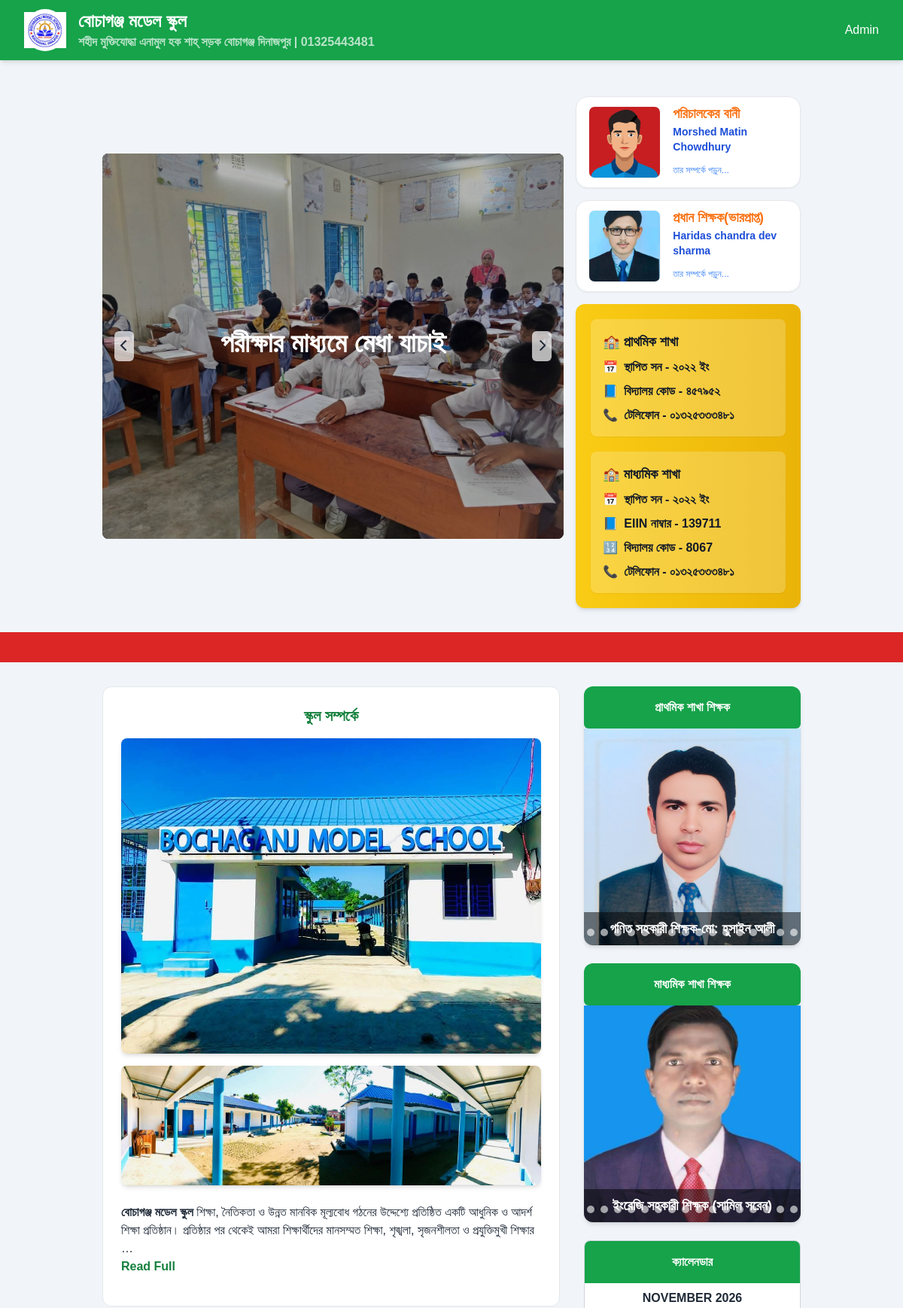
The page / (upper part) on the database its author committed.
### base/models.py (models this page shows, shortened)
class BaseModel(models.Model):
    created_at = models.DateTimeField(auto_now_add=True)
    updated_at = models.DateTimeField(auto_now=True)
    is_active = models.BooleanField(default=True)
    class Meta:
        abstract = True
        ordering = ['id']

class Info(BaseModel):
    name = models.CharField(max_length=500)
    address = models.CharField(max_length=500)
    phone = models.CharField(max_length=500)
    email = models.CharField(max_length=500)
    logo = models.FileField(upload_to='logo')
    about_school = CKEditor5Field()
    school_image = models.FileField()
    school_image_sec = models.FileField()

class Banner(BaseModel):
    file = models.FileField(upload_to="banner")
    text = models.CharField(max_length=500)

class Porichalok(BaseModel):
    name = models.CharField(max_length=500)
    text = CKEditor5Field()
    title = models.CharField(max_length=500)
    image = models.FileField(upload_to="teachers")

class HeadTeacher(BaseModel):
    name = models.CharField(max_length=500)
    text = CKEditor5Field()
    title = models.CharField(max_length=500)
    image = models.FileField(upload_to="teachers")

class Widget(BaseModel):
    title = models.CharField()
    image = models.FileField(upload_to='teachers')
    text = CKEditor5Field()

class MaddhomikTeacher(BaseModel):
    title = models.CharField()
    image = models.FileField(upload_to='teachers')
    text = CKEditor5Field()

### base/views.py (the view)
# urls.py: path('', home),
def home(r):
    notice = Notice.objects.all().order_by('-id')
    categories = Category.objects.prefetch_related('subcategories').all().order_by('id')
    context = {
        'notice' : notice,
        'categories': categories
    }
    return render(r, 'home.html', context)

### base/context_processors.py (called while the page is built)
def global_context(request):
    context = {}
    context['info'] = Info.objects.first()
    context['porichalok'] = Porichalok.objects.first()
    context['headteacher'] = HeadTeacher.objects.first()
    context['widgets'] = Widget.objects.all()
    context['b'] = Banner.objects.all()
    context['high_school_widgets'] = MaddhomikTeacher.objects.all()
    context['news'] = News.objects.first()
    context['gallery'] = Gellery.objects.all().order_by('-id')[:6]
    context['calender'] = Calender.objects.first()
    context['vids'] = Videos.objects.all().order_by('-id')[:4]
    context['activities'] = CurriculumActivity.objects.all()[:10]
    context['top_students'] = TopStudent.objects.all()[:10]
    return context

### template/home.html (shortened to what this page needs)
{% extends 'main.html' %}
{% block body %}
<div class="bg-white border border-grey-200 rounded-xl shadow-xs p-6 mb-8">
    <h2 class="text-xl text-center font-bold mb-4 text-green-700">স্কুল সম্পর্কে</h2>
    <div class="mb-6">
        <img src="{{info.school_image.url}}"
             alt="Bochaganj Model School Entrance"
             class="w-full h-auto rounded-lg shadow-md object-cover mb-4">
        <img src="{{info.school_image_sec.url}}"
             alt="Bochaganj Model School Entrance"
             class="w-full h-auto rounded-lg shadow-md object-cover">
    </div>
    <div>
        <p class="text-gray-600 leading-relaxed mb-4" id="aboutPreview">
            {{ info.about_school|safe|truncatewords:30 }}
        </p>
        <button id="readMoreBtn" class="text-green-700 font-semibold hover:text-green-800 transition mb-4">
            Read Full
        </button>
    </div>
</div>
</div>
{% endblock %}

### template/main.html (shortened to what this page needs)
<!DOCTYPE html>
<html lang="en">
<head>
<script src="https://cdn.tailwindcss.com/3.4.3"></script>
    <link rel="stylesheet" href="https://cdnjs.cloudflare.com/ajax/libs/font-awesome/6.4.0/css/all.min.css">
</head>
<body class="text-gray-800 bg-slate-100">
    <nav class="bg-green-600 sticky top-0 z-50 shadow-md">
        <div class="max-w-7xl mx-auto px-4 sm:px-6 lg:px-8">
            <div class="flex items-center justify-between h-20">
                <div class="flex items-center gap-4">
                    <a href="/">
                        <div
                            class="w-14 h-14 bg-white rounded-full flex items-center justify-center font-bold text-primary">
                            <img class="" src="{{ info.logo.url }}" alt="">
                        </div>
                    </a>
                    <div class="text-white font-bold">
                        <div class="text-2xl opacity-100">{{ info.name }}</div>
                        <div class="opacity-70">{{ info.address }} | {{ info.phone }}</div>
                    </div>
                </div>
                <div class="hidden md:flex space-x-6">
                    <a href="/admin" class="text-white hover:opacity-80 transition-opacity">Admin</a>
                </div>
            </div>
        </div>
    </nav>
    <div class="grid grid-cols-1 md:grid-cols-3 gap-4 max-w-5xl mx-auto px-4 sm:px-6 lg:px-12 py-8">
      <div class="my-auto md:col-span-2 relative h-96 sm:h-[32rem] overflow-hidden bg-black rounded-lg" id="carousel">
            <div class="flex h-full transition-transform duration-500 ease-in-out" id="carousel-container">
                {% for i in b %}
                <div class="min-w-full h-full relative">
                    <div class="absolute inset-0 bg-cover bg-center" style="background-image: url('{{i.file.url}}');">
                    </div>
                    <div class="absolute inset-0 bg-black bg-opacity-30"></div>
                    <div
                        class="absolute top-1/2 left-1/2 transform -translate-x-1/2 -translate-y-1/2 text-center text-white z-10 max-w-[90%]">
                        <h1 class="text-2xl sm:text-3xl md:text-4xl font-bold mb-2">{{i.text}}</h1>
                    </div>
                </div>
                {% endfor %}
            </div>
            <div class="absolute top-1/2 left-4 right-4 flex justify-between transform -translate-y-1/2 z-20">
                <button class="bg-white/70 hover:bg-white/90 text-gray-800 p-2 rounded-md transition" id="prev-btn">
                    <i class="fas fa-chevron-left"></i>
                </button>
                <button class="bg-white/70 hover:bg-white/90 text-gray-800 p-2 rounded-md transition" id="next-btn">
                    <i class="fas fa-chevron-right"></i>
                </button>
            </div>
        </div>
        <div class="md:col-span-1 space-y-4">
            <a href="/porichalok" class="block">
                <div
                    class="bg-white border border-gray-200 rounded-2xl overflow-hidden shadow-sm hover:shadow-md transition-transform transform-gpu hover:-translate-y-0.5">
                    <div class="flex items-center gap-4 p-3">
                        <div class="flex-shrink-0 ml-1">
                            <img src="{{ porichalok.image.url }}" alt="Chairman"
                                class="w-20 h-20 md:w-24 md:h-24 rounded-lg object-cover border border-gray-100 shadow-xs">
                        </div>
                        <div class="flex-1">
                            <div class="flex items-start justify-between">
                                <h3 class="text-orange-500 font-extrabold text-lg leading-5">{{ porichalok.title }}</h3>
                            </div>
                            <p class="mt-1 text-blue-700 font-semibold text-sm">{{ porichalok.name }}</p>
                            <div class="mt-2">
                                <a href="/porichalok" class="text-blue-500 text-xs font-medium hover:underline">তার
                                    সম্পর্কে পড়ুন...</a>
                            </div>
                        </div>
                    </div>
                </div>
            </a>
            <a href="/head" class="block">
                <div
                    class="bg-white border border-gray-200 rounded-2xl overflow-hidden shadow-sm hover:shadow-md transition-transform transform-gpu hover:-translate-y-0.5">
                    <div class="flex items-center gap-4 p-3">
                        <div class="flex-shrink-0 ml-1">
                            <img src="{{ headteacher.image.url }}" alt="Principal"
                                class="w-20 h-20 md:w-24 md:h-24 rounded-lg object-cover border border-gray-100 shadow-xs">
                        </div>
                        <div class="flex-1">
                            <div class="flex items-start justify-between">
                                <h3 class="text-orange-500 font-extrabold text-lg leading-5">{{ headteacher.title }}
                                </h3>
                            </div>
                            <p class="mt-1 text-blue-700 font-semibold text-sm">{{ headteacher.name }}</p>
                            <div class="mt-2">
                                <a href="/head" class="text-blue-500 text-xs font-medium hover:underline">তার সম্পর্কে
                                    পড়ুন...</a>
                            </div>
                        </div>
                    </div>
                </div>
            </a>
            <div
                class="bg-yellow-400 bg-gradient-to-r from-yellow-400 to-yellow-500 text-gray-900 font-semibold rounded-xl p-5 shadow-md mt-4 space-y-5 max-w-xl mx-auto">
                <div class="bg-white/20 rounded-lg p-4 shadow-sm space-y-2">
                    <h3 class="text-lg font-bold flex items-center gap-2">
                        🏫 প্রাথমিক শাখা
                    </h3>
                    <div class="flex items-center gap-2">
                        <span>📅</span>
                        <p>স্থাপিত সন - ২০২২ ইং</p>
                    </div>
                    <div class="flex items-center gap-2">
                        <span>📘</span>
                        <p>বিদ্যালয় কোড - ৪৫৭৯৫২</p>
                    </div>
                     <div class="flex items-center gap-2">
                        <span>📞</span>
                        <p>টেলিফোন - ০১৩২৫৩৩৩৪৮১</p>
                    </div>
                </div>
                <div class="bg-white/20 rounded-lg p-4 shadow-sm space-y-2">
                    <h3 class="text-lg font-bold flex items-center gap-2">
                        🏫 মাধ্যমিক শাখা
                    </h3>
                    <div class="flex items-center gap-2">
                        <span>📅</span>
                        <p>স্থাপিত সন - ২০২২ ইং</p>
                    </div>
                    <div class="flex items-center gap-2">
                        <span>📘</span>
                        <p>EIIN নাম্বার - 139711</p>
                    </div>
                    <div class="flex items-center gap-2">
                        <span>🔢</span>
                        <p>বিদ্যালয় কোড - 8067</p>
                    </div>
                    <div class="flex items-center gap-2">
                        <span>📞</span>
                        <p>টেলিফোন - ০১৩২৫৩৩৩৪৮১</p>
                    </div>
                </div>
            </div>
        </div>
    </div>
    <div class="bg-red-600 text-white py-2">
        <div class="marquee">
            <span>🔔 সর্বশেষ সংবাদ: {{news.text}} </span>
        </div>
    </div>
    <div class="max-w-5xl mx-auto px-4 sm:px-6 lg:px-12 py-8">
        <div class="grid grid-cols-1 md:grid-cols-3 gap-8">
            <div class="md:col-span-2 space-y-8">
                {% block body %}
                {% endblock %}
                <div class="lg:col-span-1 space-y-6">
                    <div class="relative w-full max-w-2xl mx-auto rounded-xl overflow-hidden shadow-md">
                        <div class="bg-green-600 text-white p-4 text-center font-bold rounded-md mb-0">প্রাথমিক শাখা
                            শিক্ষক
                        </div>
                        <div id="teacherSlider" class="flex transition-transform duration-700 ease-in-out">
                            {% for widget in widgets %}
                             <a href="/widget/{{widget.id}}">
                            <div class="relative flex-shrink-0 w-full h-72">
                                <img src="{{ widget.image.url }}" alt="{{ widget.name }}"
                                    class="w-full h-full object-cover">
                                <div
                                    class="absolute bottom-0 left-0 right-0 bg-black bg-opacity-50 text-white py-2 px-4 text-center">
                                    <h3 class="font-semibold text-lg">{{ widget.title }}</h3>
                                </div>
                                </a>
                            </div>
                            {% endfor %}
                        <div id="teacherDots"
                            class="absolute bottom-3 left-1/2 transform -translate-x-1/2 flex space-x-2"></div>
                   <div class="relative w-full max-w-2xl mx-auto rounded-xl overflow-hidden shadow-md">
    <div class="bg-green-600 text-white p-4 text-center font-bold rounded-md mb-0">
        মাধ্যমিক শাখা শিক্ষক
    </div>
        <div id="highSchoolSlider" class="flex flex-nowrap transition-transform duration-700 ease-in-out">
        {% for widget in high_school_widgets %}
        <a href="/get-maddhomik/{{widget.id}}">
            <div class="relative flex-shrink-0 w-full h-72">
                <img src="{{ widget.image.url }}" alt="{{ widget.name }}" class="w-full h-full object-cover">
                <div class="absolute bottom-0 left-0 right-0 bg-black bg-opacity-50 text-white py-2 px-4 text-center">
                    <h3 class="font-semibold text-lg">{{ widget.title }}</h3>
                </div>
                </a>
            </div>
        {% endfor %}
                        <div id="highSchoolDots"
                            class="absolute bottom-3 left-1/2 transform -translate-x-1/2 flex space-x-2"></div>
<div class="bg-white border border-gray-300 rounded-lg overflow-hidden">
    <div id="calendar-header" class="bg-green-600 text-white p-4 text-center font-bold">ক্যালেনডার</div>
    <div class="text-dark p-2 text-center font-bold" id="calendar-month-year"></div>
</div>
</body>
</html>

### template/main.html (style rules this page uses)
body { font-family: "Hind Siliguri", sans-serif; }
.marquee { overflow: hidden; white-space: nowrap; box-sizing: border-box; }
.marquee span { display: inline-block; padding-left: 100%; animation: marquee 20s linear infinite; }

### rows shown on the page
Info: logo (picture), name "বোচাগঞ্জ মডেল স্কুল", address "শহীদ মুক্তিযোদ্ধা এনামুল হক শাহ্ সড়ক বোচাগঞ্জ দিনাজপুর", phone "01325443481", school_image (picture), school_image_sec (picture), about_school "বোচাগঞ্জ মডেল স্কুল শিক্ষা, নৈতিকতা ও উন্নত মানবিক মূল্যবোধ গঠনের উদ্দেশ্যে প্রতিষ্ঠিত একটি আধুনিক ও আদর্শ শিক্ষা প্রতিষ্ঠান। প্রতিষ্ঠার পর থেকেই আমরা শিক্ষার্থীদের মানসম্মত শিক্ষা, শৃঙ্খলা, সৃজনশীলতা ও প্রযুক্তিমুখী শিক্ষার …"
Banner: file (picture), text "পরীক্ষার মাধ্যমে মেধা যাচাই"
Porichalok: image (picture), title "পরিচালকের বানী", name "Morshed Matin Chowdhury"
HeadTeacher: image (picture), title "প্রধান শিক্ষক(ভারপ্রাপ্ত)", name "Haridas chandra dev sharma"
Widget: image (picture), title "গণিত সহকারী শিক্ষক-মো: হুসাইন আলী"
MaddhomikTeacher: image (picture), title "ইংরেজি সহকারী শিক্ষক (সামিল সরেন)"
